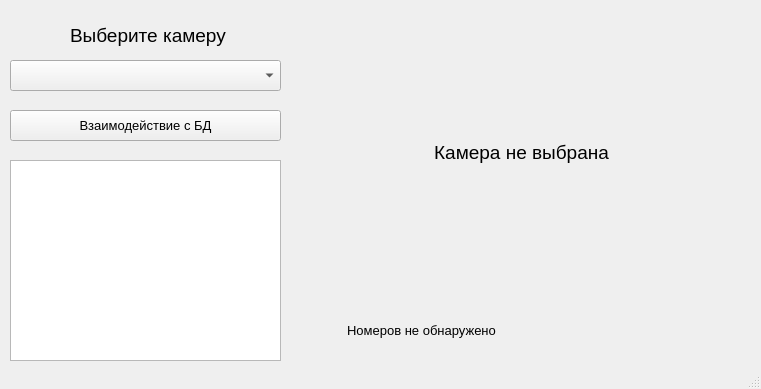
<?xml version="1.0" encoding="UTF-8"?>
<ui version="4.0">
 <class>MainWindow</class>
 <widget class="QMainWindow" name="MainWindow">
  <property name="geometry">
   <rect>
    <x>0</x>
    <y>0</y>
    <width>761</width>
    <height>389</height>
   </rect>
  </property>
  <property name="windowTitle">
   <string>Vehicle access control complex</string>
  </property>
  <widget class="QWidget" name="centralwidget">
   <widget class="QComboBox" name="ComboBox">
    <property name="geometry">
     <rect>
      <x>10</x>
      <y>60</y>
      <width>271</width>
      <height>31</height>
     </rect>
    </property>
    <property name="font">
     <font>
      <pointsize>11</pointsize>
     </font>
    </property>
   </widget>
   <widget class="QLabel" name="LabelCameraChoose">
    <property name="geometry">
     <rect>
      <x>70</x>
      <y>20</y>
      <width>161</width>
      <height>31</height>
     </rect>
    </property>
    <property name="font">
     <font>
      <pointsize>14</pointsize>
     </font>
    </property>
    <property name="text">
     <string>Выберите камеру</string>
    </property>
   </widget>
   <widget class="QPushButton" name="PushButton">
    <property name="geometry">
     <rect>
      <x>10</x>
      <y>110</y>
      <width>271</width>
      <height>31</height>
     </rect>
    </property>
    <property name="font">
     <font>
      <pointsize>10</pointsize>
     </font>
    </property>
    <property name="text">
     <string>Взаимодействие с БД</string>
    </property>
   </widget>
   <widget class="QLabel" name="LabelCameraVideo">
    <property name="geometry">
     <rect>
      <x>306</x>
      <y>22</y>
      <width>431</width>
      <height>261</height>
     </rect>
    </property>
    <property name="font">
     <font>
      <pointsize>14</pointsize>
     </font>
    </property>
    <property name="layoutDirection">
     <enum>Qt::LeftToRight</enum>
    </property>
    <property name="text">
     <string>Камера не выбрана</string>
    </property>
    <property name="alignment">
     <set>Qt::AlignCenter</set>
    </property>
   </widget>
   <widget class="QLabel" name="LabelPlateNumberFrame">
    <property name="geometry">
     <rect>
      <x>306</x>
      <y>300</y>
      <width>231</width>
      <height>61</height>
     </rect>
    </property>
    <property name="font">
     <font>
      <pointsize>10</pointsize>
     </font>
    </property>
    <property name="text">
     <string>Номеров не обнаружено</string>
    </property>
    <property name="alignment">
     <set>Qt::AlignCenter</set>
    </property>
   </widget>
   <widget class="QTableWidget" name="TableWidget">
    <property name="geometry">
     <rect>
      <x>10</x>
      <y>160</y>
      <width>271</width>
      <height>201</height>
     </rect>
    </property>
   </widget>
   <widget class="QLabel" name="LabelTraficLights">
    <property name="geometry">
     <rect>
      <x>550</x>
      <y>300</y>
      <width>201</width>
      <height>61</height>
     </rect>
    </property>
    <property name="text">
     <string/>
    </property>
    <property name="alignment">
     <set>Qt::AlignCenter</set>
    </property>
   </widget>
  </widget>
  <widget class="QStatusBar" name="statusbar"/>
 </widget>
 <resources/>
 <connections/>
</ui>
